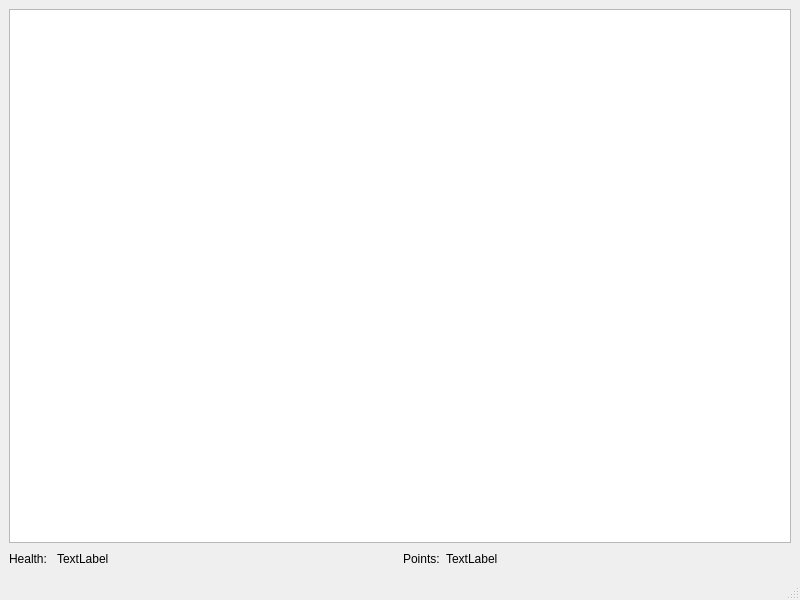
<?xml version="1.0" encoding="UTF-8"?>
<ui version="4.0">
 <class>BaseWindow</class>
 <widget class="QMainWindow" name="BaseWindow">
  <property name="geometry">
   <rect>
    <x>0</x>
    <y>0</y>
    <width>800</width>
    <height>600</height>
   </rect>
  </property>
  <property name="focusPolicy">
   <enum>Qt::StrongFocus</enum>
  </property>
  <property name="windowTitle">
   <string>BaseWindow</string>
  </property>
  <widget class="QWidget" name="centralwidget">
   <layout class="QVBoxLayout" name="verticalLayout">
    <item>
     <widget class="QGraphicsView" name="graphicsView"/>
    </item>
    <item>
     <layout class="QHBoxLayout" name="horizontalLayout_3">
      <item>
       <layout class="QHBoxLayout" name="horizontalLayout">
        <item>
         <widget class="QLabel" name="TextLabel">
          <property name="text">
           <string>Health: </string>
          </property>
         </widget>
        </item>
        <item>
         <widget class="QLabel" name="HealthLabel">
          <property name="text">
           <string>TextLabel</string>
          </property>
         </widget>
        </item>
        <item>
         <spacer name="horizontalSpacer">
          <property name="orientation">
           <enum>Qt::Horizontal</enum>
          </property>
          <property name="sizeHint" stdset="0">
           <size>
            <width>40</width>
            <height>20</height>
           </size>
          </property>
         </spacer>
        </item>
       </layout>
      </item>
      <item>
       <layout class="QHBoxLayout" name="horizontalLayout_2">
        <item>
         <widget class="QLabel" name="TextLabel_2">
          <property name="text">
           <string>Points:</string>
          </property>
         </widget>
        </item>
        <item>
         <widget class="QLabel" name="PointsLabel">
          <property name="text">
           <string>TextLabel</string>
          </property>
         </widget>
        </item>
        <item>
         <spacer name="horizontalSpacer_2">
          <property name="orientation">
           <enum>Qt::Horizontal</enum>
          </property>
          <property name="sizeHint" stdset="0">
           <size>
            <width>40</width>
            <height>20</height>
           </size>
          </property>
         </spacer>
        </item>
       </layout>
      </item>
     </layout>
    </item>
   </layout>
  </widget>
  <widget class="QMenuBar" name="menubar">
   <property name="geometry">
    <rect>
     <x>0</x>
     <y>0</y>
     <width>800</width>
     <height>30</height>
    </rect>
   </property>
  </widget>
  <widget class="QStatusBar" name="statusbar"/>
 </widget>
 <resources/>
 <connections/>
</ui>
